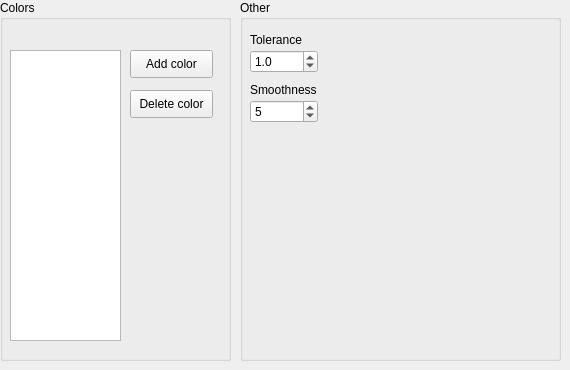
      <widget class="QWidget" name="audioLevelTab">
       <attribute name="title">
        <string>Audio Level</string>
       </attribute>
       <widget class="QGroupBox" name="groupBox_21">
        <property name="geometry">
         <rect>
          <x>240</x>
          <y>0</y>
          <width>321</width>
          <height>361</height>
         </rect>
        </property>
        <property name="title">
         <string>Other</string>
        </property>
        <widget class="QLabel" name="label_60">
         <property name="geometry">
          <rect>
           <x>10</x>
           <y>30</y>
           <width>62</width>
           <height>20</height>
          </rect>
         </property>
         <property name="text">
          <string>Tolerance</string>
         </property>
        </widget>
        <widget class="QLabel" name="label_61">
         <property name="geometry">
          <rect>
           <x>10</x>
           <y>80</y>
           <width>81</width>
           <height>20</height>
          </rect>
         </property>
         <property name="text">
          <string>Smoothness</string>
         </property>
        </widget>
        <widget class="QDoubleSpinBox" name="audioLevelTolerance">
         <property name="geometry">
          <rect>
           <x>10</x>
           <y>50</y>
           <width>68</width>
           <height>23</height>
          </rect>
         </property>
         <property name="decimals">
          <number>1</number>
         </property>
         <property name="value">
          <double>1.000000000000000</double>
         </property>
        </widget>
        <widget class="QDoubleSpinBox" name="audioLevelSmooth">
         <property name="geometry">
          <rect>
           <x>10</x>
           <y>100</y>
           <width>68</width>
           <height>23</height>
          </rect>
         </property>
         <property name="decimals">
          <number>0</number>
         </property>
         <property name="value">
          <double>5.000000000000000</double>
         </property>
        </widget>
       </widget>
       <widget class="QGroupBox" name="groupBox_10">
        <property name="geometry">
         <rect>
          <x>0</x>
          <y>0</y>
          <width>231</width>
          <height>361</height>
         </rect>
        </property>
        <property name="title">
         <string>Colors</string>
        </property>
        <widget class="QListWidget" name="audioLevelList">
         <property name="geometry">
          <rect>
           <x>10</x>
           <y>50</y>
           <width>111</width>
           <height>291</height>
          </rect>
         </property>
        </widget>
        <widget class="QPushButton" name="audioLevelAdd">
         <property name="geometry">
          <rect>
           <x>130</x>
           <y>50</y>
           <width>83</width>
           <height>28</height>
          </rect>
         </property>
         <property name="text">
          <string>Add color</string>
         </property>
        </widget>
        <widget class="QPushButton" name="audioLevelDelete">
         <property name="geometry">
          <rect>
           <x>130</x>
           <y>90</y>
           <width>83</width>
           <height>28</height>
          </rect>
         </property>
         <property name="text">
          <string>Delete color</string>
         </property>
        </widget>
       </widget>
      </widget>
